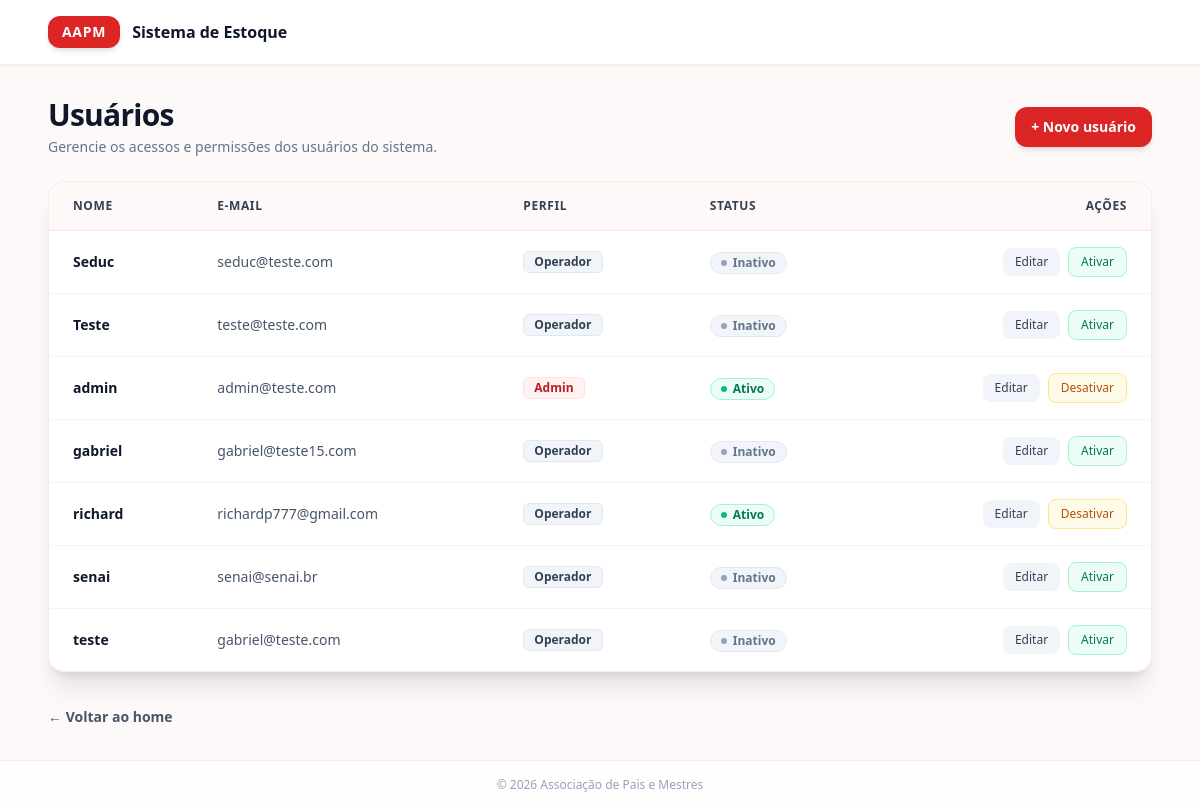
The page /usuarios/ (signed in) on the database its author committed.
### app/models/usuarios.py (models this page shows)
class Usuario(Base):
    __tablename__ = "usuarios"
    id = Column(Integer, primary_key=True, autoincrement=True)
    nome = Column(String(100), nullable=False)
    email = Column(String(150), unique=True, nullable=False)
    senha_hash = Column(String(255), nullable=False)
    role = Column(String(20), nullable=False, default="operador")
    ativo = Column(Boolean, default=True)
    criando_em = Column(DateTime, server_default=func.now())

### app/controllers/usuario_controller.py (the view)
@router.get("/")
def listar_usuarios(
    request: Request,
    db: Session = Depends(get_db),
    admin = Depends(get_admin)  # bloqueia quem não é admin
):
    usuarios = db.query(Usuario).order_by(Usuario.nome).all()
    return templates.TemplateResponse(
        request,
        "usuarios/index.html",
        {
            "request": request,
            "usuario": admin,   # dados de quem está logado (para navbar)
            "usuarios": usuarios  # lista para exibir na tabela
        }
    )

### app/templates/usuarios/index.html (shortened to what this page needs)
<!DOCTYPE html>
<html lang="pt-br">
<head>
    <script src="https://cdn.tailwindcss.com"></script>
</head>
<body class="bg-red-50/40 min-h-screen flex flex-col font-sans text-slate-800 relative">
    <ul class="cubes-bg">
    </ul>
    <header class="w-full bg-white/90 backdrop-blur-md border-b border-red-100/80 shadow-sm z-10">
        <div class="max-w-6xl mx-auto px-6 py-4 flex items-center justify-between">
            <div class="flex items-center space-x-3">
                <div class="px-3.5 py-1.5 bg-red-600 text-white font-bold text-sm rounded-xl shadow-md tracking-wider flex items-center justify-center transform transition-transform duration-300 hover:scale-105">
                    AAPM
                </div>
                <span class="font-bold text-slate-900 text-base">Sistema de Estoque</span>
            </div>
        </div>
    </header>
    <main class="flex-1 max-w-6xl w-full mx-auto px-6 py-8 space-y-6 z-10">
        <div class="flex flex-col sm:flex-row sm:items-center sm:justify-between gap-4">
            <div>
                <h1 class="text-2xl sm:text-3xl font-extrabold text-slate-900 tracking-tight">Usuários</h1>
                <p class="text-slate-500 text-sm mt-1">Gerencie os acessos e permissões dos usuários do sistema.</p>
            </div>
            <a href="/usuarios/novo"
               class="inline-flex items-center justify-center px-4 py-2.5 bg-red-600 hover:bg-red-700 text-white font-semibold text-sm rounded-xl shadow-md hover:shadow-lg transition-all duration-200 hover:-translate-y-0.5">
                + Novo usuário
            </a>
        </div>
        <div class="bg-white/90 backdrop-blur-md rounded-2xl shadow-xl border border-red-100/80 overflow-hidden">
            <div class="overflow-x-auto">
                <table class="w-full text-left text-sm text-slate-600">
                    <thead class="bg-red-50/50 border-b border-red-100 text-slate-700 uppercase font-semibold text-xs tracking-wider">
                        <tr>
                            <th class="px-6 py-4">Nome</th>
                            <th class="px-6 py-4">E-mail</th>
                            <th class="px-6 py-4">Perfil</th>
                            <th class="px-6 py-4">Status</th>
                            <th class="px-6 py-4 text-right">Ações</th>
                        </tr>
                    </thead>
                    <tbody class="divide-y divide-slate-100">
                        {% for u in usuarios %}
                        <tr class="hover:bg-red-50/30 transition-colors">
                            <td class="px-6 py-4 font-semibold text-slate-900 whitespace-nowrap">
                                {{ u.nome }}
                            </td>
                            <td class="px-6 py-4 text-slate-600 whitespace-nowrap">
                                {{ u.email }}
                            </td>
                            <td class="px-6 py-4 whitespace-nowrap">
                                <span class="inline-flex items-center px-2.5 py-0.5 rounded-md text-xs font-semibold capitalize
                                    {{ 'bg-red-50 text-red-700 border border-red-100' if u.role == 'admin' else 'bg-slate-100 text-slate-700 border border-slate-200' }}">
                                    {{ u.role }}
                                </span>
                            </td>
                            <td class="px-6 py-4 whitespace-nowrap">
                                <span class="inline-flex items-center gap-1.5 px-2.5 py-0.5 rounded-full text-xs font-semibold
                                    {{ 'bg-emerald-50 text-emerald-700 border border-emerald-200' if u.ativo else 'bg-slate-100 text-slate-500 border border-slate-200' }}">
                                    <span class="w-1.5 h-1.5 rounded-full {{ 'bg-emerald-500' if u.ativo else 'bg-slate-400' }}"></span>
                                    {{ "Ativo" if u.ativo else "Inativo" }}
                                </span>
                            </td>
                            <td class="px-6 py-4 text-right whitespace-nowrap">
                                <div class="inline-flex items-center justify-end gap-2">
                                    <a href="/usuarios/{{ u.id }}/editar"
                                       class="px-3 py-1.5 bg-slate-100 hover:bg-slate-200 text-slate-700 font-medium text-xs rounded-lg transition-colors">
                                        Editar
                                    </a>
                                    <form action="/usuarios/{{ u.id }}/toggle-ativo"
                                          method="post"
                                          class="inline">
                                        <button type="submit"
                                                class="px-3 py-1.5 font-medium text-xs rounded-lg transition-colors border
                                                    {{ 'bg-amber-50 hover:bg-amber-100 text-amber-700 border-amber-200' if u.ativo else 'bg-emerald-50 hover:bg-emerald-100 text-emerald-700 border-emerald-200' }}">
                                            {{ "Desativar" if u.ativo else "Ativar" }}
                                        </button>
                                    </form>
                                </div>
                            </td>
                        </tr>
                        {% endfor %}
                    </tbody>
                </table>
            </div>
        </div>
        <div class="pt-2">
            <a href="/" class="text-sm font-semibold text-slate-600 hover:text-red-600 transition-colors">
                ← Voltar ao home
            </a>
        </div>
    </main>
    <footer class="w-full bg-white/80 backdrop-blur-md border-t border-red-100/80 py-4 text-center text-xs text-slate-400 z-10 font-medium mt-auto">
        &copy; 2026 Associação de Pais e Mestres
    </footer>
</body>
</html>

### app/templates/usuarios/index.html (style rules this page uses)
.cubes-bg { position: fixed; top: 0; left: 0; width: 100%; height: 100%; overflow: hidden; z-index: 0; margin: 0; padding: 0; }

### rows shown on the page
Usuario: nome "Seduc", email "seduc@teste.com", role "Operador", ativo "Inativo", ativo "Ativar"
Usuario: nome "Teste", email "teste@teste.com", role "Operador", ativo "Inativo", ativo "Ativar"
Usuario: nome "admin", email "admin@teste.com", role "Admin", ativo "Ativo", ativo "Desativar"
Usuario: nome "gabriel", email "gabriel@teste15.com", role "Operador", ativo "Inativo", ativo "Ativar"
Usuario: nome "richard", email "richardp777@gmail.com", role "Operador", ativo "Ativo", ativo "Desativar"
Usuario: nome "senai", email "senai@senai.br", role "Operador", ativo "Inativo", ativo "Ativar"
Usuario: nome "teste", email "gabriel@teste.com", role "Operador", ativo "Inativo", ativo "Ativar"
